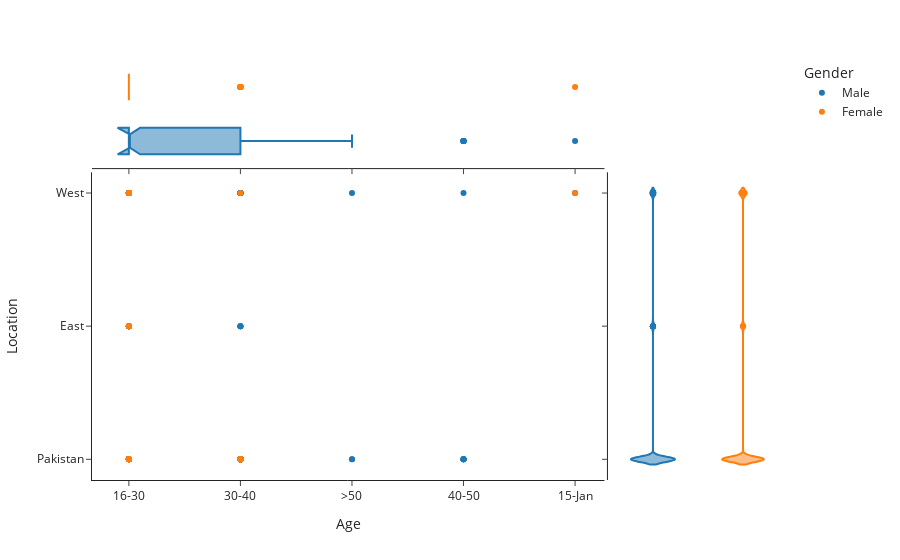

This figure's notebook cell:
### Code cell
import pandas as pd
import plotly.express as px
f = pd.read_csv('data_viz.csv')
fig = px.scatter(f, x='Age', y='Location', color='Gender', marginal_y='violin',
                 marginal_x='box', template='simple_white')
fig.show()

### Figure 1 — Plotly figure (JSON) as saved in the notebook; plotly's stock layout.template omitted (floating-point values rounded to 4 significant figures; data arrays with more than 128 entries replaced by an {"elided": "..."} marker saying what was removed)
{"data": [{"hovertemplate": "Gender=Male<br>Age=%{x}<br>Location=%{y}<extra></extra>", "legendgroup": "Male", "marker": {"color": "#1F77B4", "symbol": "circle"}, "mode": "markers", "name": "Male", "orientation": "v", "showlegend": true, "type": "scatter", "x": {"elided": "243 str values"}, "xaxis": "x", "y": {"elided": "243 str values"}, "yaxis": "y"}, {"alignmentgroup": "True", "hovertemplate": "Gender=Male<br>Age=%{x}<extra></extra>", "legendgroup": "Male", "marker": {"color": "#1F77B4", "symbol": "circle"}, "name": "Male", "notched": true, "offsetgroup": "Male", "showlegend": false, "type": "box", "x": {"elided": "243 str values"}, "xaxis": "x3", "yaxis": "y3"}, {"alignmentgroup": "True", "hovertemplate": "Gender=Male<br>Location=%{y}<extra></extra>", "legendgroup": "Male", "marker": {"color": "#1F77B4", "symbol": "circle"}, "name": "Male", "offsetgroup": "Male", "scalegroup": "y", "showlegend": false, "type": "violin", "xaxis": "x2", "y": {"elided": "243 str values"}, "yaxis": "y2"}, {"hovertemplate": "Gender=Female<br>Age=%{x}<br>Location=%{y}<extra></extra>", "legendgroup": "Female", "marker": {"color": "#FF7F0E", "symbol": "circle"}, "mode": "markers", "name": "Female", "orientation": "v", "showlegend": true, "type": "scatter", "x": ["30-40", "16-30", "16-30", "16-30", "16-30", "16-30", "16-30", "16-30", "16-30", "16-30", "16-30", "30-40", "16-30", "30-40", "16-30", "16-30", "16-30", "16-30", "16-30", "16-30", "30-40", "16-30", "16-30", "30-40", "30-40", "30-40", "16-30", "16-30", "16-30", "16-30", "16-30", "30-40", "15-Jan", "16-30", "30-40", "16-30", "16-30", "16-30", "16-30", "16-30", "16-30", "16-30", "16-30", "16-30", "16-30", "16-30", "30-40", "16-30", "16-30", "16-30", "16-30", "16-30", "16-30", "16-30", "16-30", "16-30", "30-40", "16-30", "16-30", "16-30", "16-30", "16-30", "16-30"], "xaxis": "x", "y": ["Pakistan", "Pakistan", "East", "Pakistan", "Pakistan", "West", "Pakistan", "Pakistan", "West", "Pakistan", "East", "Pakistan", "Pakistan", "Pakistan", "Pakistan", "Pakistan", "Pakistan", "Pakistan", "West", "Pakistan", "Pakistan", "Pakistan", "Pakistan", "West", "Pakistan", "Pakistan", "Pakistan", "Pakistan", "Pakistan", "Pakistan", "Pakistan", "Pakistan", "West", "Pakistan", "Pakistan", "Pakistan", "Pakistan", "Pakistan", "Pakistan", "Pakistan", "Pakistan", "West", "Pakistan", "Pakistan", "Pakistan", "West", "Pakistan", "Pakistan", "West", "East", "Pakistan", "Pakistan", "Pakistan", "Pakistan", "West", "Pakistan", "Pakistan", "Pakistan", "Pakistan", "Pakistan", "Pakistan", "Pakistan", "Pakistan"], "yaxis": "y"}, {"alignmentgroup": "True", "hovertemplate": "Gender=Female<br>Age=%{x}<extra></extra>", "legendgroup": "Female", "marker": {"color": "#FF7F0E", "symbol": "circle"}, "name": "Female", "notched": true, "offsetgroup": "Female", "showlegend": false, "type": "box", "x": ["30-40", "16-30", "16-30", "16-30", "16-30", "16-30", "16-30", "16-30", "16-30", "16-30", "16-30", "30-40", "16-30", "30-40", "16-30", "16-30", "16-30", "16-30", "16-30", "16-30", "30-40", "16-30", "16-30", "30-40", "30-40", "30-40", "16-30", "16-30", "16-30", "16-30", "16-30", "30-40", "15-Jan", "16-30", "30-40", "16-30", "16-30", "16-30", "16-30", "16-30", "16-30", "16-30", "16-30", "16-30", "16-30", "16-30", "30-40", "16-30", "16-30", "16-30", "16-30", "16-30", "16-30", "16-30", "16-30", "16-30", "30-40", "16-30", "16-30", "16-30", "16-30", "16-30", "16-30"], "xaxis": "x3", "yaxis": "y3"}, {"alignmentgroup": "True", "hovertemplate": "Gender=Female<br>Location=%{y}<extra></extra>", "legendgroup": "Female", "marker": {"color": "#FF7F0E", "symbol": "circle"}, "name": "Female", "offsetgroup": "Female", "scalegroup": "y", "showlegend": false, "type": "violin", "xaxis": "x2", "y": ["Pakistan", "Pakistan", "East", "Pakistan", "Pakistan", "West", "Pakistan", "Pakistan", "West", "Pakistan", "East", "Pakistan", "Pakistan", "Pakistan", "Pakistan", "Pakistan", "Pakistan", "Pakistan", "West", "Pakistan", "Pakistan", "Pakistan", "Pakistan", "West", "Pakistan", "Pakistan", "Pakistan", "Pakistan", "Pakistan", "Pakistan", "Pakistan", "Pakistan", "West", "Pakistan", "Pakistan", "Pakistan", "Pakistan", "Pakistan", "Pakistan", "Pakistan", "Pakistan", "West", "Pakistan", "Pakistan", "Pakistan", "West", "Pakistan", "Pakistan", "West", "East", "Pakistan", "Pakistan", "Pakistan", "Pakistan", "West", "Pakistan", "Pakistan", "Pakistan", "Pakistan", "Pakistan", "Pakistan", "Pakistan", "Pakistan"], "yaxis": "y2"}], "layout": {"legend": {"title": {"text": "Gender"}, "tracegroupgap": 0}, "margin": {"t": 60}, "xaxis": {"anchor": "y", "domain": [0, 0.7363], "title": {"text": "Age"}}, "xaxis2": {"anchor": "y2", "domain": [0.7413, 1], "matches": "x2", "showline": false, "showticklabels": false, "ticks": ""}, "xaxis3": {"anchor": "y3", "domain": [0, 0.7363], "matches": "x", "showticklabels": false}, "xaxis4": {"anchor": "y4", "domain": [0.7413, 1], "matches": "x2", "showline": false, "showticklabels": false, "ticks": ""}, "yaxis": {"anchor": "x", "domain": [0, 0.7326], "title": {"text": "Location"}}, "yaxis2": {"anchor": "x2", "domain": [0, 0.7326], "matches": "y", "showticklabels": false}, "yaxis3": {"anchor": "x3", "domain": [0.7426, 1], "matches": "y3", "showline": false, "showticklabels": false, "ticks": ""}, "yaxis4": {"anchor": "x4", "domain": [0.7426, 1], "matches": "y3", "showline": false, "showticklabels": false, "ticks": ""}}}
